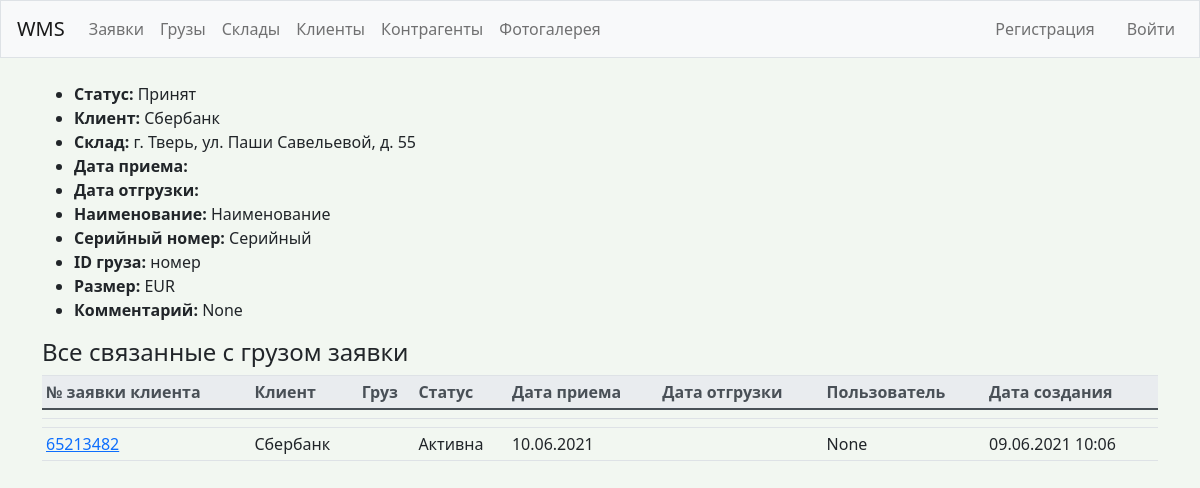
The app's page /atms/33/ with its own data.
### wms/models.py (models this page shows, shortened)
class Atm(models.Model):
    status = models.CharField(
        max_length=10,
        choices=Status.choices,
        default=Status.in_reserve,
    )
    client = models.ForeignKey(Client, on_delete=models.SET_NULL, null=True)
    storage = models.ForeignKey(Storage, on_delete=models.SET_NULL, null=True)
    name = models.CharField(max_length=200)
    serial_num = models.CharField(max_length=200)
    atm_id = models.CharField(max_length=200, blank=True, null=True)
    size = models.CharField(
        max_length=10,
        choices=Size.choices,
        default=Size.EUR,
    )
    commentary = models.CharField(max_length=200, blank=True, null=True)

class Client(models.Model):
    name = models.CharField(max_length=200)
    pub_date = models.DateTimeField('date published', auto_now_add=True)
    def __str__(self):
        return self.name

class Storage(models.Model):
    contractor = models.ForeignKey(Contractor, on_delete=models.SET_NULL, null=True)
    address = models.CharField(max_length=200)
    rate_pallet = models.DecimalField(max_digits=9999, decimal_places=2, null=True)
    rate_oversize_pallet = models.DecimalField(max_digits=9999, decimal_places=2, null=True)
    rate_volume = models.DecimalField(max_digits=9999, decimal_places=2, null=True)
    rate_in = models.DecimalField(max_digits=9999, decimal_places=2, null=True)
    rate_out = models.DecimalField(max_digits=9999, decimal_places=2, null=True)
    rate_oversize_in = models.DecimalField(max_digits=9999, decimal_places=2, null=True)
    rate_oversize_out = models.DecimalField(max_digits=9999, decimal_places=2, null=True)
    def __str__(self):
        return self.address

class OrderItem(models.Model):
    atm = models.ForeignKey(Atm, on_delete=models.CASCADE, null=True)
    order = models.ForeignKey(Order, on_delete=models.SET_NULL, null=True)
    date_added = models.DateTimeField(auto_now_add=True)

class Order(models.Model):
    logistic_order = models.CharField(max_length=200)
    client = models.ForeignKey(Client, on_delete=models.SET_NULL, blank=True, null=True)
    customer = models.ForeignKey(Customer, on_delete=models.SET_NULL, blank=True, null=True)
    storage = models.ForeignKey(Storage, on_delete=models.SET_NULL, null=True)
    status = models.CharField(
        max_length=10,
        choices=OrderStatus.choices,
        default=OrderStatus.draft,
    )
    date_in = models.DateField('Дата приема', blank=True, null=True)
    date_out = models.DateField('Дата отгрузки', blank=True, null=True)
    driver = models.CharField(max_length=200, blank=True, null=True)
    driver_car = models.CharField(max_length=200, blank=True, null=True)
    storage_order = models.CharField(max_length=200, blank=True, null=True)
    date_created = models.DateTimeField('date published', auto_now_add=True)

### wms/views.py (the view)
# urls.py: path('atms/<int:atm_id>/', views.atm, name='atm'),
def atm(request, atm_id):
    atm = Atm.objects.get(id=atm_id)
    items = OrderItem.objects.filter(atm=atm)
    context = {'atm': atm, 'items': items}
    return render(request, 'wms/atm.html', context)

### wms/templates/wms/atm.html (shortened to what this page needs)
{% extends "wms/base.html" %}
{% block content %}
<ul>
  <li scope="col"><b>Статус:</b> {{ atm.status }}</li>
  <li scope="col"><b>Клиент:</b> {{ atm.client }}</li>
  <li scope="col"><b>Склад:</b> {{ atm.storage }}</li>
  <li scope="col"><b>Дата приема:</b> {{ atm.date_in|date:'d.m.Y' }}</li>
  <li scope="col"><b>Дата отгрузки:</b> {{ atm.date_out|date:'d.m.Y' }}</li>
  <li scope="col"><b>Наименование:</b> {{ atm.name }}</li>
  <li scope="col"><b>Серийный номер:</b> {{ atm.serial_num }}</li>
  <li scope="col"><b>ID груза:</b> {{ atm.atm_id }}</li>
  <li scope="col"><b>Размер:</b> {{ atm.size }}</li>
  <li scope="col"><b>Комментарий:</b> {{ atm.commentary }}</li>
</ul>
<h4>Все связанные с грузом заявки</h4>
<table class="table table-hover table-sm">
  <thead class="thead-light">
    <tr>
      <th scope="col">№ заявки клиента</th>
      <th scope="col">Клиент</th>
      <th scope="col">Груз</th>
      <th scope="col">Статус</th>
      <th scope="col">Дата приема</th>
      <th scope="col">Дата отгрузки</th>
      <th scope="col">Пользователь</th>
      <th scope="col">Дата создания</th>
    </tr>
  </thead>
  <tbody>
    {% for item in items %}
      <tr>
        {% if item.order.id != None %}
        <td>
          <a href="{% url 'wms:order' item.order.id %}">{{ item.order.logistic_order }}</a>
        </td>
        {% else %}
        <td>{{ item.order.logistic_order }}</td>
        {% endif %}
        <td>{{ item.order.client }}</td>
        <td>{{ item.order.atm }}</td>
        <td>{{ item.order.status }}</td>
        <td>{{ item.order.date_in|date:'d.m.Y' }}</td>
        <td>{{ item.order.date_out|date:'d.m.Y' }}</td>
        <td>{{ item.order.customer }}</td>
        <td>{{ item.order.date_created|date:'d.m.Y H:m' }}</td>
    {% empty %}
      <tr>
        <td>Не добавлено ни одной заявки. Добавьте первую заявку.</td>
      </tr>
    {% endfor %}
  </tbody>
</table>
{% endblock content %}

### records on screen
Atm: status "Принят", client "Сбербанк", storage "г. Тверь, ул. Паши Савельевой, д. 55", name "Наименование", serial_num "Серийный", atm_id "номер", size "EUR", commentary "None"
OrderItem: order.logistic_order "65213482", order.client "Сбербанк", order.status "Активна", order.date_in "10.06.2021", order.customer "None", order.date_created "09.06.2021 10:06"
